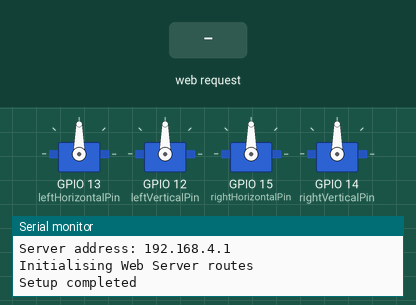
Simulated run of this program. Board: ESP32. Parts: 4 × servo, the last lines printed to the serial monitor. The inputs (shaded band) are chosen by the test bench. Storage starts empty.

Above: at 12.0 s.
12.1 s: HTTP request GET /lu received
At 13.3 s:
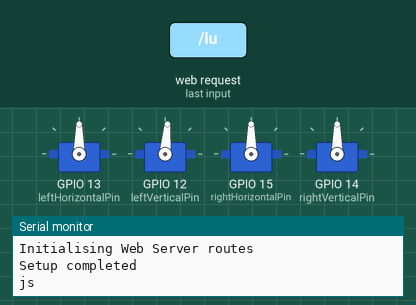
13.6 s: HTTP request GET /ll received
At 14.5 s:
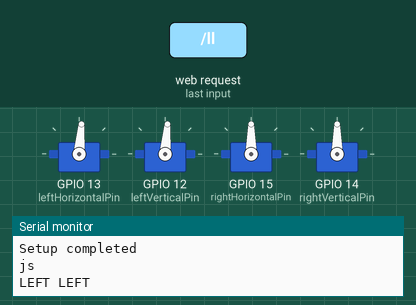
15.1 s: HTTP request GET /ld received
At 15.6 s:
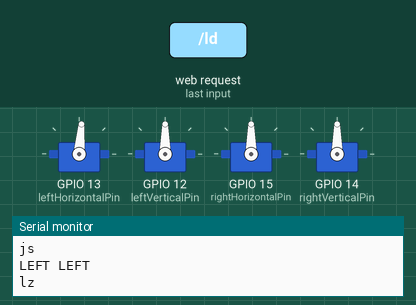
Timing chart, 0 to 18.1 s (numbered marks = the images above; inputs shaded):
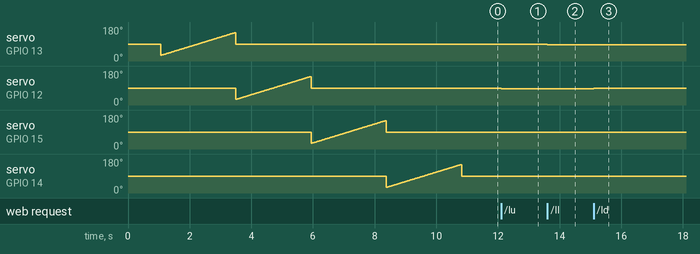

Measured:
- after the input at 12.1 s, servo on GPIO 12 (leftVerticalPin): 90° → 85° at once
- after the input at 13.6 s, servo on GPIO 13 (leftHorizontalPin): 90° → 85° at once
- after the input at 15.1 s, servo on GPIO 12 (leftVerticalPin): 85° → 90° at once

The program:

main.cpp
```cpp
/*
 * Diopter_Controller
 * Sketch used to control the 4 servos for the Diopter project
 * as well as reading the LIDAR for distance measurement
 */
#include <Arduino.h>
#include <ESP32Servo.h>
#include <WiFi.h>
#include <WebServer.h>
#include "SPIFFS.h"

// VAR defs
IPAddress ipAddress;
const char *ssid = "DIOPTER-ONE";
int stepIncrement = 5; // should really be 1 (5 for testing)

// create servo object to control a servo
Servo leftHorizontalServo;
Servo leftVerticalServo;
Servo rightHorizontalServo;
Servo rightVerticalServo;

// Max and mid point for each a servo
int servoMIN = 30;
int servoMID = 90;
int servoMAX = 150;

// variable to store the 4 servo positions
// position and calibrate for each
int posLeftHorizontal = servoMID;
int posLeftVertical = servoMID;
int posLeftVC = 0;
int posLeftHC = 0;
int posRightHorizontal = servoMID;
int posRightVertical = servoMID;
int posRightVC = 0;
int posRightHC = 0;

// GPIO pin used to connect the servos
// Recommended PWM GPIO pins on the ESP32 include 2,4,12-19,21-23,25-27,32-33
int leftVerticalPin = 12;
int leftHorizontalPin = 13;
int rightVerticalPin = 14;
int rightHorizontalPin = 15;

// WebServer & html helper
WebServer server(80);

// Render the specified file uploaded to SPIFFS
// if file not found return a 404
void renderFileStream(String filename)
{
  File file = SPIFFS.open(filename, "r");
  if (!file)
  {
    server.send(404, "text/plain", "File Not Found");
    return;
  }
  server.streamFile(file, "text/html");
  file.close();
}

// Render a page to the HTTP server defined by the string [html]
void renderPage(int httpCode, String html)
{
  server.send(httpCode, "text/html", html);
}

// Set up WiFi as an AP
void initWiFi()
{
  Serial.println("Starting Access Point..");
  WiFi.mode(WIFI_AP);
  WiFi.softAP(ssid);
  ipAddress = WiFi.softAPIP();
  Serial.print("Server address: ");
  Serial.println(ipAddress);
}

// Set up web server handlers
void initWebServer()
{
  Serial.println("Initialising Web Server routes ");
  server.serveStatic("/style.css", SPIFFS, "/style.css");
  server.serveStatic("/app.js", SPIFFS, "/app.js");
  server.on("/", []()
            { renderFileStream("/home.html"); });

  // LEFT EYE CONTROL
  server.on("/lz", []()
            {
              Serial.println("LEFT ZERO");
              posLeftHC = posLeftHorizontal - 90;
              posLeftVC = posLeftVertical - 90;
              renderFileStream("/home.html"); });
  server.on("/lc", []()
            {
              Serial.println("LEFT CENTER");
              posLeftHorizontal = 90;
              posLeftVertical = 90;
              leftHorizontalServo.write(posLeftHorizontal + posLeftHC);
              leftVerticalServo.write(posLeftVertical + posLeftVC);
              renderFileStream("/home.html"); });
  server.on("/lu", []()
            {
              Serial.println("LEFT UP:" + posLeftVertical);
              if(posLeftVertical - stepIncrement > 0){
                posLeftVertical -= stepIncrement;
                leftVerticalServo.write((posLeftVertical + posLeftVC));
              }
              renderFileStream("/home.html"); });
  server.on("/ld", []()
            {
              Serial.println("LEFT DOWN:" + posLeftVertical);
              posLeftVertical +=stepIncrement;
              leftVerticalServo.write((posLeftVertical + posLeftVC));
              renderFileStream("/home.html"); });
  server.on("/ll", []()
            {
              Serial.println("LEFT LEFT");
              if(posLeftHorizontal - stepIncrement > 0){
                posLeftHorizontal -= stepIncrement;
                leftHorizontalServo.write(posLeftHorizontal + posLeftHC);
              }
              renderFileStream("/home.html"); });
  server.on("/lr", []()
            {
              Serial.println("LEFT RIGHT");
              posLeftHorizontal +=stepIncrement;
              leftHorizontalServo.write(posLeftHorizontal + posLeftHC);
              renderFileStream("/home.html"); });
}

// Init the servo connection
// attach the servoPins to the servo object and set the sweep range
// For SG90, 500 and 2400 might be more suitable
// different servos may require different min/max settings
void initServo(Servo &s, int p)
{
  s.attach(p);
  s.write(servoMID);
  delay(10);
}

// test servo control
void exerciseServo(Servo &s){
    for (int posDegrees = servoMIN; posDegrees <= servoMAX; posDegrees++)
  {
    s.write(posDegrees);
    delay(20);
  }
  delay(20);
  s.write(servoMID);
}

// ESP32 SETUP
void setup()
{
  Serial.begin(115200);
  delay(1000);
  Serial.println("Running Diopter setup");

  if (!SPIFFS.begin(true))
  {
    Serial.println("An Error has occurred while mounting SPIFFS");
    return;
  }

  // Allow allocation of all timers
  ESP32PWM::allocateTimer(0);
  ESP32PWM::allocateTimer(1);
  ESP32PWM::allocateTimer(2);
  ESP32PWM::allocateTimer(3);

  // set up wifi & web server
  initWiFi();
  initWebServer();

  // Standard  servos (use 50 - 250)
  leftVerticalServo.setPeriodHertz(250);
  leftHorizontalServo.setPeriodHertz(250);
  rightVerticalServo.setPeriodHertz(250);
  rightHorizontalServo.setPeriodHertz(250);

  // init servos
  initServo(leftHorizontalServo, leftHorizontalPin);
  initServo(leftVerticalServo, leftVerticalPin);
  initServo(rightHorizontalServo, rightHorizontalPin);
  initServo(rightVerticalServo, rightVerticalPin);

  // exercise servos
  exerciseServo(leftHorizontalServo);
  exerciseServo(leftVerticalServo);
  exerciseServo(rightHorizontalServo);
  exerciseServo(rightVerticalServo);

  // Start the web server
  server.begin();
  Serial.println("Setup completed");
}

void loop()
{

  // Handle incoming client requests
  server.handleClient();
}
```
